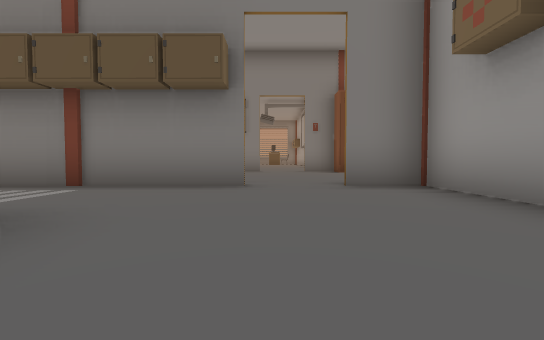
View 1 (above)

16 first-person views from a walk through a 3-D level made in the Unity game engine. The camera is 0.35 m above the floor, tilts 2° down and sees 90° across. The floor is counted in squares, 1 m on a side. Each view is taken from the middle of a square. On the plan, view 1 faces up. The plan holds only what a view shows up to about 9 squares ahead; the rest is blank. The place goes on beyond the plan. The player is left out. Some animated figures are not drawn. Door leaves are left out, so doorways stand open. Some surface patterns are stand-ins.

View 2
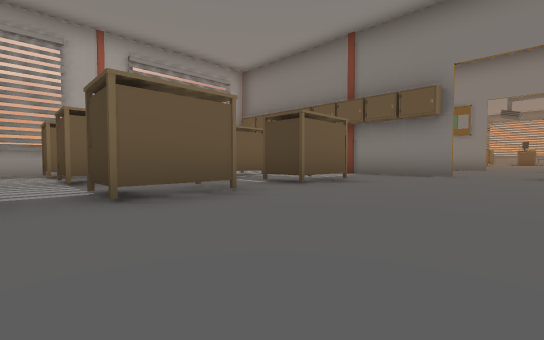

View 3
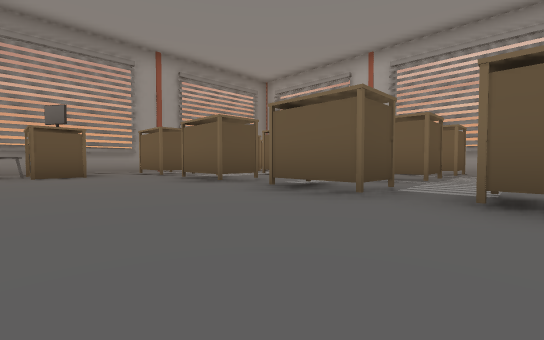

View 4
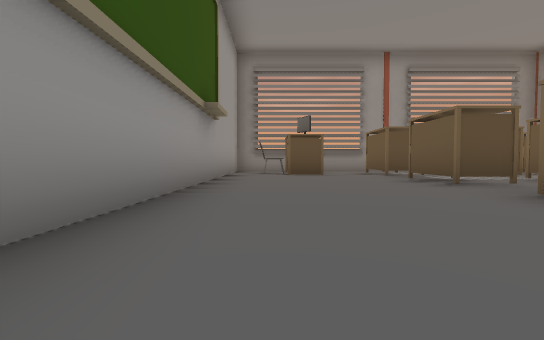

View 5
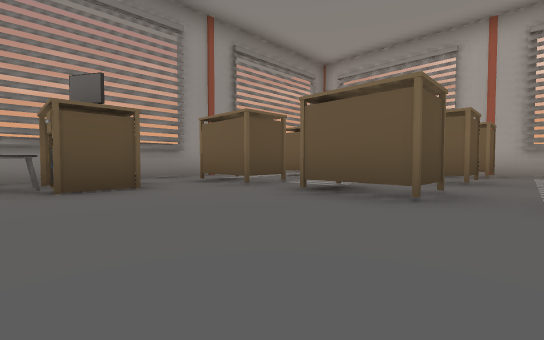

View 6
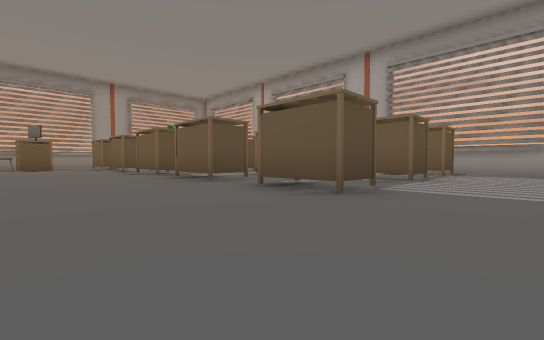

View 7
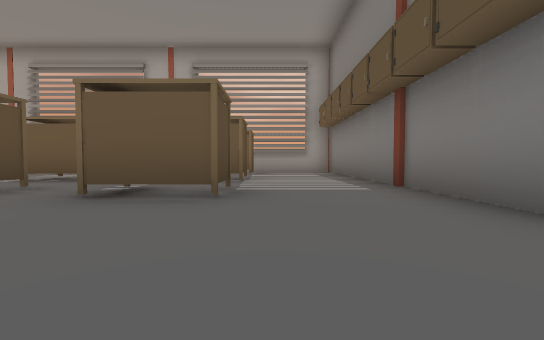

View 8
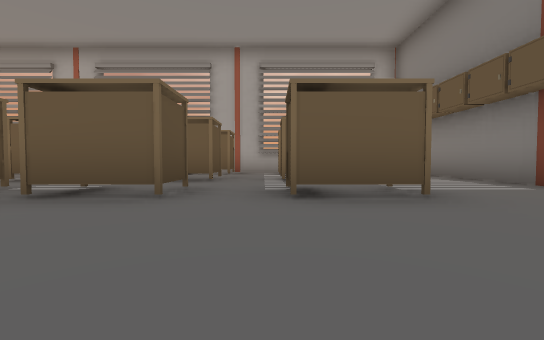

View 9
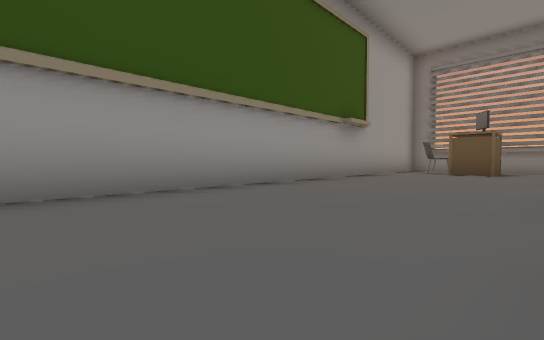

View 10
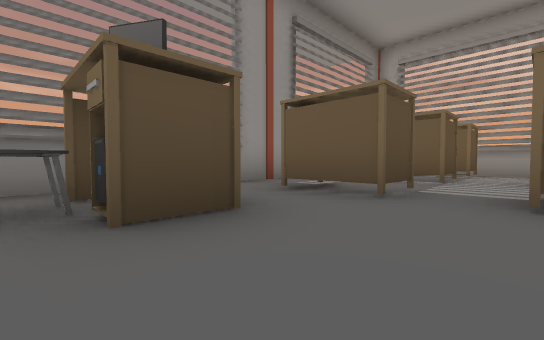

View 11
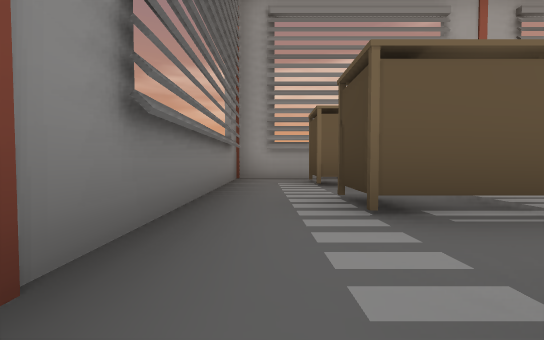

View 12
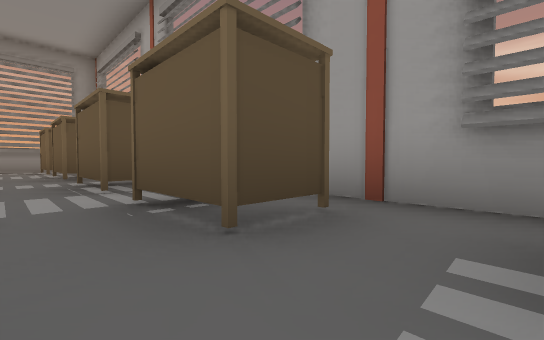

View 13
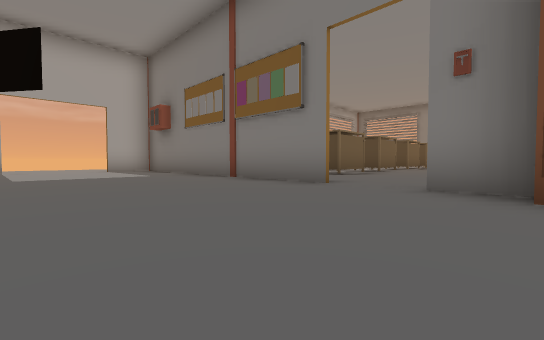

View 14
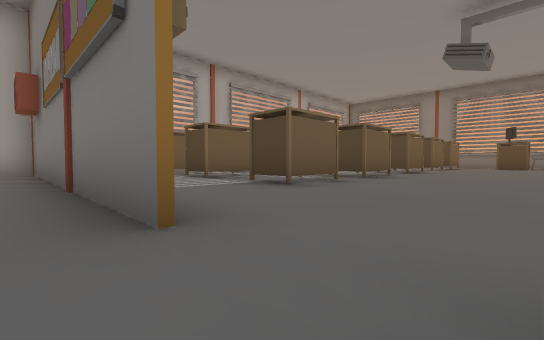

View 15
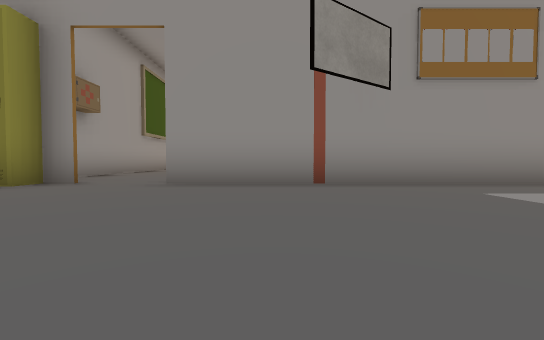

View 16
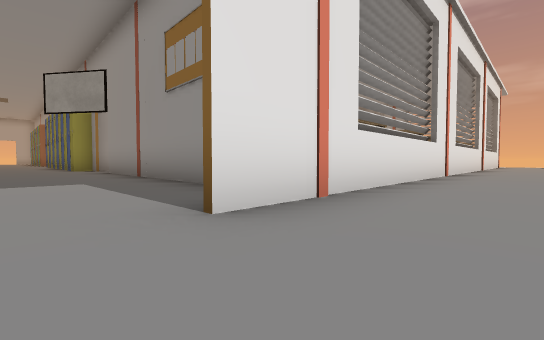

### Floor plan
Points are (right, up) in squares from view 1. A wall is a line through its corners. A room is listed if a view was taken in it or the views show most of it. See-through windows are left out.
Room 1 (views 1, 2, 3, 4, 5, 6, 7, 8, 9, 10, 11, 12)
walls: (-0.4, 3.8) (-7.3, 3.8) (-7.3, -10.7) (2.1, -10.7) (2.1, 3.5); (1.5, 3.8) (1, 3.8)
ways out: open door at (0.5, 4) to room 2
objects: table (-6, -9) to (-6, -8); table (-6, -7) to (-6, -6); table (-6, -4); table (-6, -2) to (-6, -1); table (-6, 0) to (-6, 1); table (-4, -9) to (-4, -8); table (-4, -7) to (-4, -6); table (-4, -4); table (-4, -2) to (-4, -1); table (-4, 0) to (-4, 1); table (-2, -9) to (-2, -8); table (-2, -7) to (-2, -6); table (-2, -4); table (-2, -2) to (-2, -1); table (-2, 0) to (-2, 1); table (0, -10); computer (0, -9); chair (1, -10) to (1, -9)
Room 2 (views 13, 14, 15, 16)
walls: (2, 8.6) (1, 8.6); (1, 3.8) (1.5, 3.8); (-0.4, 8.6) (-7.3, 8.6) (-7.3, 7.2); (-7.6, 3.8) (-0.4, 3.8); (-7.5, -5.2) (-7.5, 5.1)
ways out: open door at (0.5, 4) to room 1; open door at (-7, 6); open door at (0.5, 9)
objects: locker (2, 4); locker (2, 8)

Where each view was taken, in squares from view 1:
view 1: 0 up, 0 right, facing up
view 2: 3 down, 1 right, facing up-left
view 3: 2 down, 1 right, facing down-left
view 4: 2 down, 1 right, facing down
view 5: 5 down, 1 right, facing down-left
view 6: 3 up, 1 right, facing down-left
view 7: 2 up, 1 right, facing left
view 8: 0 up, 1 right, facing left
view 9: 1 down, 1 left, facing down-right
view 10: 7 down, 1 right, facing down-left
view 11: 10 down, 2 left, facing left
view 12: 0 up, 5 left, facing down-left
view 13: 5 up, 2 right, facing up-left
view 14: 8 up, 1 right, facing up-left
view 15: 8 up, 2 left, facing down
view 16: 6 up, 9 left, facing down-right
